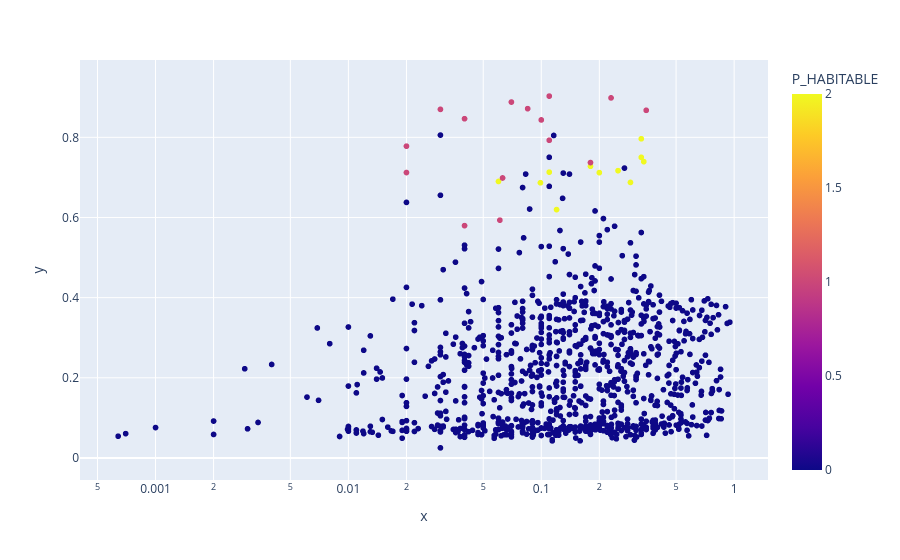

This figure's notebook cell:
### Code cell
import plotly.express as px
fig = px.scatter(df, x= df.P_ECCENTRICITY, y = df.P_ESI, color=df.P_HABITABLE, hover_name=df.P_NAME, log_x=True, size_max=30)
fig.show()

### Figure 1 — Plotly figure (JSON) as saved in the notebook; plotly's stock layout.template omitted (floating-point values rounded to 4 significant figures; data arrays with more than 128 entries replaced by an {"elided": "..."} marker saying what was removed)
{"data": [{"hovertemplate": "<b>%{hovertext}</b><br><br>x=%{x}<br>y=%{y}<br>P_HABITABLE=%{marker.color}<extra></extra>", "hovertext": {"elided": "4048 str values"}, "legendgroup": "", "marker": {"color": {"elided": "4048 int values"}, "coloraxis": "coloraxis", "symbol": "circle"}, "mode": "markers", "name": "", "showlegend": false, "type": "scattergl", "x": {"elided": "4048 float values"}, "xaxis": "x", "y": {"elided": "4048 float values"}, "yaxis": "y"}], "layout": {"coloraxis": {"colorbar": {"title": {"text": "P_HABITABLE"}}, "colorscale": [[0, "#0d0887"], [0.1111, "#46039f"], [0.2222, "#7201a8"], [0.3333, "#9c179e"], [0.4444, "#bd3786"], [0.5556, "#d8576b"], [0.6667, "#ed7953"], [0.7778, "#fb9f3a"], [0.8889, "#fdca26"], [1, "#f0f921"]]}, "legend": {"tracegroupgap": 0}, "margin": {"t": 60}, "xaxis": {"anchor": "y", "domain": [0, 1], "title": {"text": "x"}, "type": "log"}, "yaxis": {"anchor": "x", "domain": [0, 1], "title": {"text": "y"}}}}
